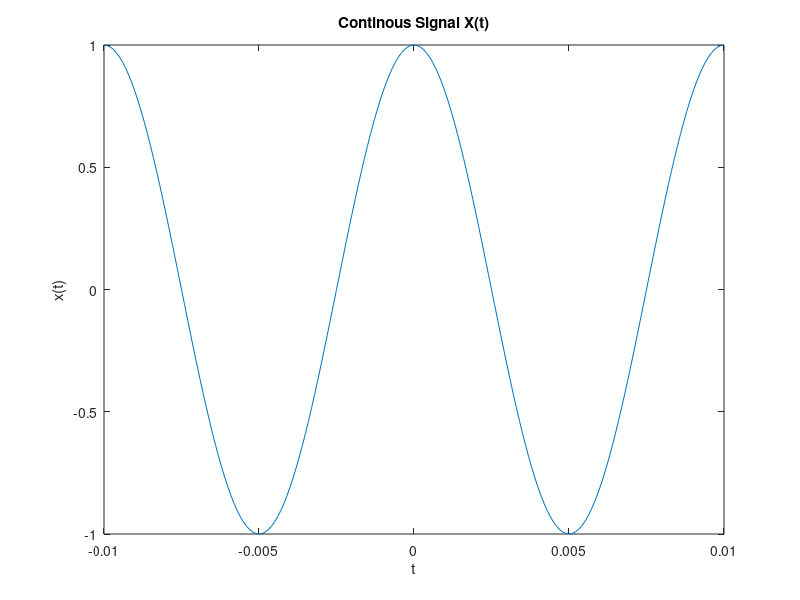
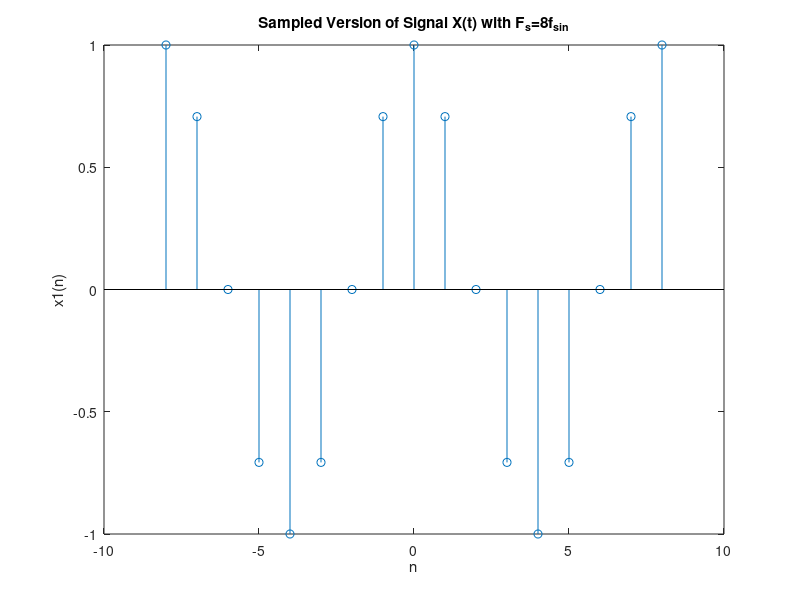
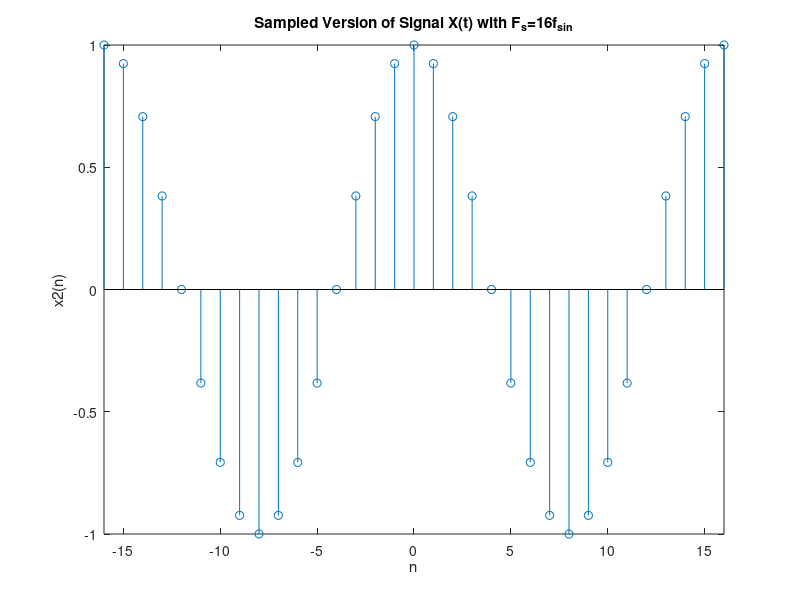

The MATLAB script that drew these images, in order:
clear;
close all;
clc;

%%%%%%%%%%%%%% P1
A = 1;
fsin = 100;
t = -0.01:0.0001:0.01;
theta = pi/2;
x_t = A*sin(2*pi*fsin.*t+theta);
plot(t,x_t)
xlabel('t')
ylabel('x(t)')
title('Continous Signal X(t)')

%%%%%%%%%%%%%%% P2
n1 = -8:8;
x_n1 = A*sin(2*pi*1/8.*n1+theta);
figure
stem(n1,x_n1)
xlabel('n')
ylabel('x1(n)')
title('Sampled Version of Signal X(t) with F_s=8f_{sin}')

%%%%%%%%%%%%%%%
n2=-16:16;
x_n2 = A*sin(2*pi*1/16.*n2+theta);
figure
stem(n2,x_n2)
xlim([-16 16])
xlabel('n')
ylabel('x2(n)')
title('Sampled Version of Signal X(t) with F_s=16f_{sin}')

